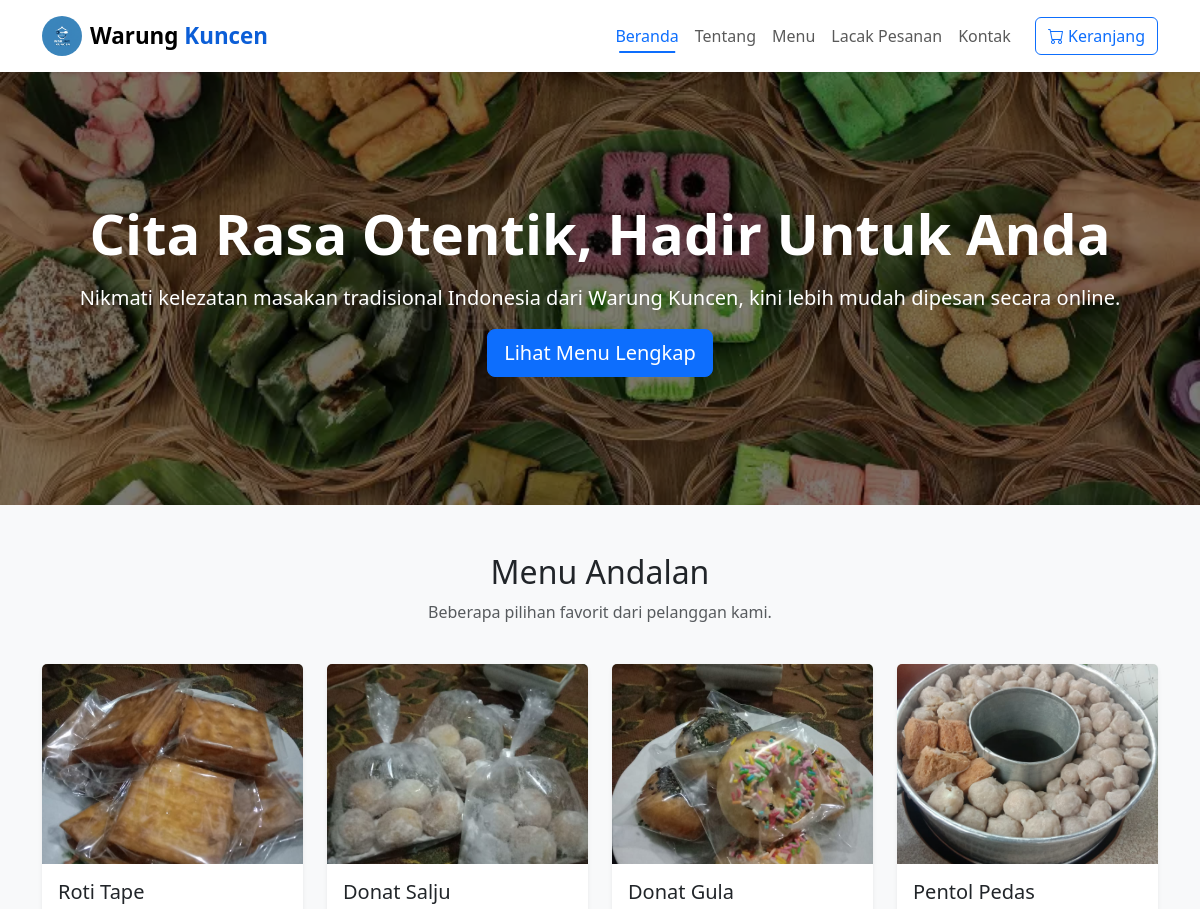
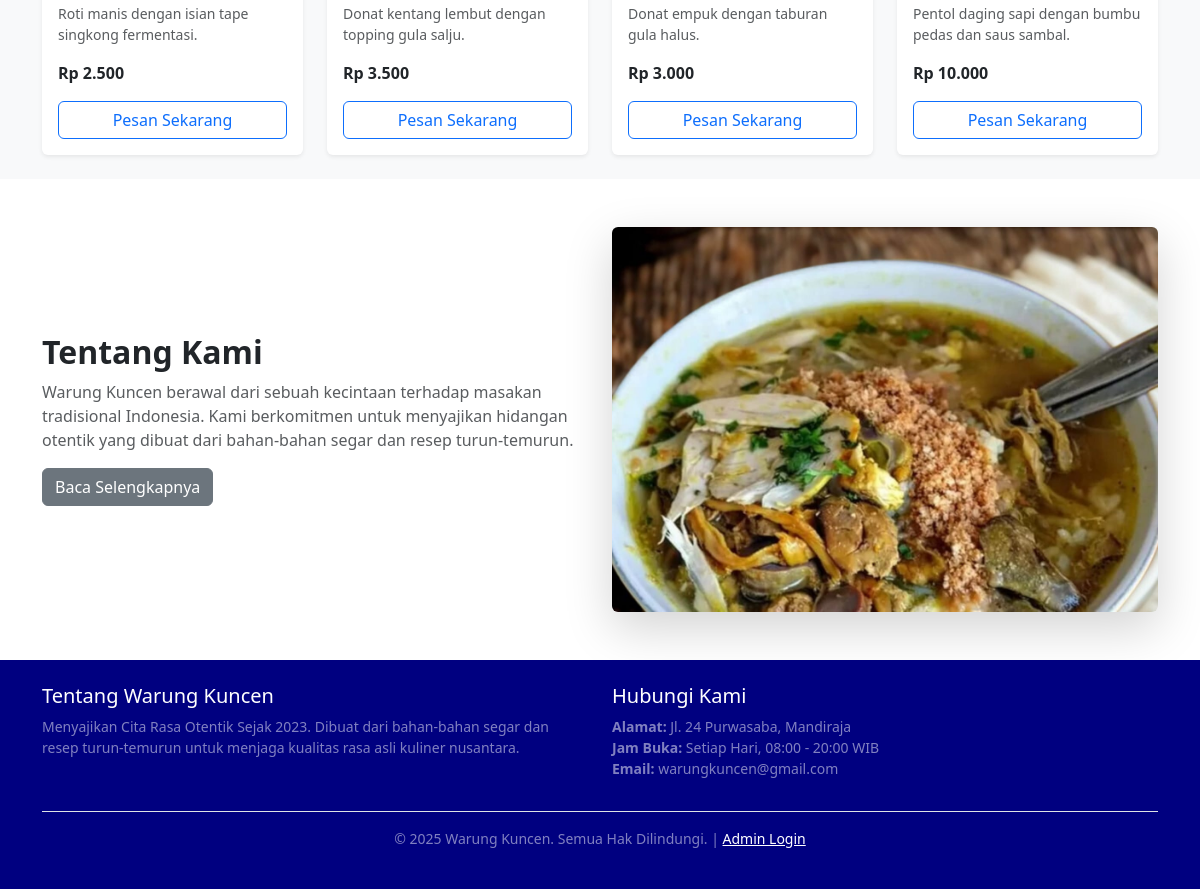
Screenshot of /beranda.php with the database file from the repository (2 pictures, top to bottom).
### tables this page shows
CREATE TABLE `produk` (
  `id_produk` int(11) NOT NULL AUTO_INCREMENT,
  `nama_produk` varchar(255) NOT NULL,
  `deskripsi` text NOT NULL,
  `harga` decimal(10,2) NOT NULL,
  `gambar` varchar(255) NOT NULL,
  `stok` int(11) NOT NULL,
  PRIMARY KEY (`id_produk`)
);

### beranda.php (the view, shortened to what this page needs)
<?php
require_once 'config/koneksi.php';
$sql_unggulan = "SELECT * FROM produk ORDER BY id_produk DESC LIMIT 4";
$result_unggulan = $koneksi->query($sql_unggulan);
?>
<!DOCTYPE html>
<html lang="id">
<head>
    <link href="https://cdn.jsdelivr.net/npm/bootstrap@5.3.2/dist/css/bootstrap.min.css" rel="stylesheet">
    <link href="https://cdn.jsdelivr.net/npm/bootstrap-icons/font/bootstrap-icons.css" rel="stylesheet">
</head>
<body>
    <nav class="navbar navbar-expand-lg bg-white shadow-sm sticky-top">
        <div class="container">
            <a class="navbar-brand d-flex align-items-center" href="beranda.php">
                <img src="assets/img/warungkuncen.png" alt="Warung Kuncen Logo" class="navbar-logo me-2">
                <strong>Warung <span style="color: #0b5ed7;">Kuncen</span></strong>
            </a>
            <div class="collapse navbar-collapse" id="navbarNav">
                <ul class="navbar-nav ms-auto">
                    <li class="nav-item"><a class="nav-link active" href="beranda.php">Beranda</a></li>
                    <li class="nav-item"><a class="nav-link" href="tentang.php">Tentang</a></li>
                    <li class="nav-item"><a class="nav-link" href="index.php">Menu</a></li>
                    <li class="nav-item"><a class="nav-link" href="transaksi.php">Lacak Pesanan</a></li>
                    <li class="nav-item"><a class="nav-link" href="kontak.php">Kontak</a></li>
                </ul>
                <a href="pesan.php" class="btn btn-outline-primary ms-lg-3">
                    <i class="bi bi-cart"></i> Keranjang
                </a>
            </div>
        </div>
    </nav>
    <div class="hero-section text-center">
        <div class="container">
            <h1 class="display-4 fw-bold">Cita Rasa Otentik, Hadir Untuk Anda</h1>
            <p class="lead my-3">Nikmati kelezatan masakan tradisional Indonesia dari Warung Kuncen, kini lebih mudah dipesan secara online.</p>
            <a href="index.php" class="btn btn-primary btn-lg">Lihat Menu Lengkap</a>
        </div>
    </div>
    <div class="container mt-5">
        <div class="row text-center mb-4">
            <div class="col">
                <h2>Menu Andalan</h2>
                <p class="text-muted">Beberapa pilihan favorit dari pelanggan kami.</p>
            </div>
        </div>
        <div class="row">
            <?php if ($result_unggulan && $result_unggulan->num_rows > 0): ?>
                <?php while($produk = $result_unggulan->fetch_assoc()): ?>
                    <div class="col-lg-3 col-md-6 mb-4">
                        <div class="card product-card h-100 shadow-sm border-0">
                            <img src="assets/img/<?php echo htmlspecialchars($produk['gambar']); ?>" class="card-img-top" style="height: 200px; object-fit: cover;" alt="<?php echo htmlspecialchars($produk['nama_produk']); ?>">
                            <div class="card-body d-flex flex-column">
                                <h5 class="card-title"><?php echo htmlspecialchars($produk['nama_produk']); ?></h5>
                                <p class="card-text text-muted small flex-grow-1"><?php echo htmlspecialchars($produk['deskripsi']); ?></p>
                                <p class="card-text fw-bold">Rp <?php echo number_format($produk['harga'], 0, ',', '.'); ?></p>
                                <a href="pesan.php?id=<?php echo $produk['id_produk']; ?>" class="btn btn-outline-primary mt-auto">Pesan Sekarang</a>
                            </div>
                        </div>
                    </div>
                <?php endwhile; ?>
            <?php endif; ?>
        </div>
    </div>
    <section class="py-5 about-section">
        <div class="container">
            <div class="row align-items-center">
                <div class="col-md-6">
                    <h2 class="fw-bold">Tentang Kami</h2>
                    <p class="text-muted">Warung Kuncen berawal dari sebuah kecintaan terhadap masakan tradisional Indonesia. Kami berkomitmen untuk menyajikan hidangan otentik yang dibuat dari bahan-bahan segar dan resep turun-temurun.</p>
                    <a href="tentang.php" class="btn btn-secondary">Baca Selengkapnya</a>
                </div>
                <div class="col-md-6 text-center">
                    <img src="assets/img/soto1.jpg" class="img-fluid rounded shadow-lg" alt="Tentang Warung Kuncen">
                </div>
            </div>
        </div>
    </section>
    <footer class="footer bg-dark-blue text-white py-4">
        <div class="container">
            <div class="row">
                <div class="col-md-6 mb-4 mb-md-0">
                    <h5>Tentang Warung Kuncen</h5>
                    <p class="text-white-50 small">Menyajikan Cita Rasa Otentik Sejak 2023. Dibuat dari bahan-bahan segar dan resep turun-temurun untuk menjaga kualitas rasa asli kuliner nusantara.</p>
                </div>
                <div class="col-md-6">
                    <h5>Hubungi Kami</h5>
                    <ul class="list-unstyled text-white-50 small">
                        <li><strong>Alamat:</strong> Jl. 24 Purwasaba, Mandiraja</li>
                        <li><strong>Jam Buka:</strong> Setiap Hari, 08:00 - 20:00 WIB</li>
                        <li><strong>Email:</strong> warungkuncen@gmail.com</li>
                    </ul>
                </div>
            </div>
            <div class="text-center border-top border-white-50 pt-3 mt-3">
                <p class="small text-white-50">&copy; <?php echo date('Y'); ?> Warung Kuncen. Semua Hak Dilindungi. | <a href="admin/login.php" class="text-white">Admin Login</a></p>
            </div>
        </div>
    </footer>
</body>
</html>

### beranda.php (style rules this page uses)
.bg-dark-blue { background-color: #000080 !important; }
html { overflow-y: scroll; }
body { display: flex; flex-direction: column; min-height: 100vh; background-color: #f8f9fa; }
.footer { margin-top: auto; }
.hero-section { background: url('assets/img/pasarjajan.webp') no-repeat center center; background-size: cover; position: relative; padding: 8rem 0; color: white; }
.hero-section::before { content: ''; position: absolute; top: 0; left: 0; right: 0; bottom: 0; background: rgba(0, 0, 0, 0.5); }
.hero-section .container { position: relative; }
.product-card { transition: transform .2s; }
.about-section { background-color: #ffffff; }
.navbar { transition: all 0.3s ease-in-out; }
.navbar .navbar-brand { font-size: 1.4rem; padding-top: 0.5rem; padding-bottom: 0.5rem; }
.navbar .nav-link { padding-top: 0.8rem; padding-bottom: 0.8rem; }
.navbar .nav-link { position: relative; transition: color 0.3s ease-in-out; }
.navbar .nav-link::after { content: ''; position: absolute; bottom: 0.5rem; left: 50%; transform: translateX(-50%); width: 0; height: 2px; background-color: #0d6efd; transition: width 0.3s ease-in-out; }
.navbar .nav-link:hover::after, .navbar .nav-link.active::after { width: 70%; }
.navbar .nav-link.active { color: #0d6efd !important; }
.navbar-logo { width: 40px; height: 40px; border-radius: 50%; object-fit: cover; }

### rows the page displays
produk: gambar (picture), nama_produk "Roti Tape", deskripsi "Roti manis dengan isian tape singkong fermentasi.", harga "2.500"
produk: gambar (picture), nama_produk "Donat Salju", deskripsi "Donat kentang lembut dengan topping gula salju.", harga "3.500"
produk: gambar (picture), nama_produk "Donat Gula", deskripsi "Donat empuk dengan taburan gula halus.", harga "3.000"
produk: gambar (picture), nama_produk "Pentol Pedas", deskripsi "Pentol daging sapi dengan bumbu pedas dan saus sambal.", harga "10.000"
